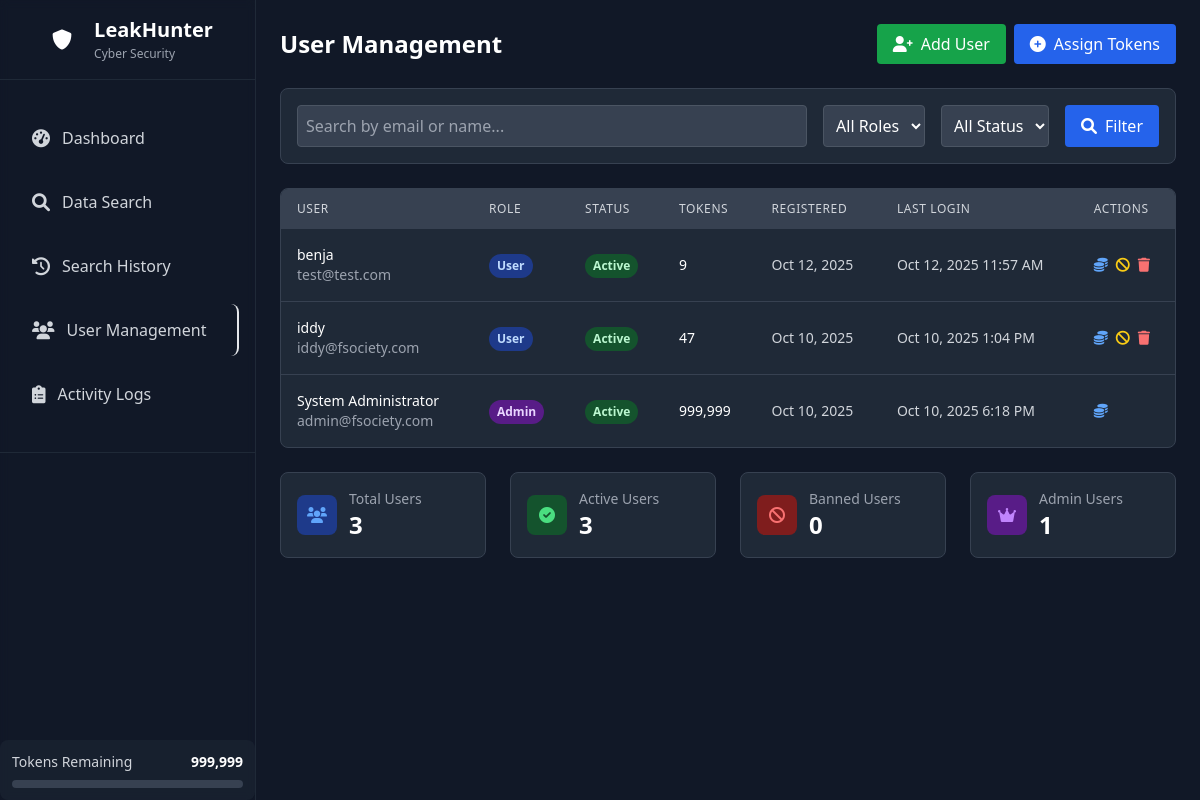
The page /admin/users.php (signed in) on the database its author committed.
### tables this page shows
CREATE TABLE `users` (
  `id` int(11) NOT NULL,
  `email` varchar(255) NOT NULL,
  `password` varchar(255) NOT NULL,
  `full_name` varchar(255) NOT NULL,
  `api_token` varchar(500) DEFAULT NULL,
  `tokens_remaining` int(11) DEFAULT 9,
  `device_id` varchar(64) DEFAULT NULL,
  `role` enum('user','admin') DEFAULT 'user',
  `is_banned` tinyint(1) DEFAULT 0,
  `registration_date` timestamp NULL DEFAULT current_timestamp(),
  `created_at` timestamp NULL DEFAULT current_timestamp(),
  `updated_at` timestamp NULL DEFAULT current_timestamp() ON UPDATE current_timestamp(),
  `last_login` timestamp NULL DEFAULT NULL,
  `is_active` tinyint(1) DEFAULT 1
);

### admin/users.php (the view, shortened to what the rows shown need)
<?php
require_once '../includes/config.php';
$query = "SELECT id, email, full_name, role, is_banned, tokens_remaining, registration_date, last_login FROM users WHERE 1=1";
$params = [];
$query .= " ORDER BY registration_date DESC";
try {
    $db = Database::getInstance()->getConnection();
    $stmt = $db->prepare($query);
    $stmt->execute($params);
    $users = $stmt->fetchAll();
} catch (Exception $e) {
    error_log("Users list error: " . $e->getMessage());
    $users = [];
}
?>
<!DOCTYPE html>
<html lang="en">
<head>
    <script src="https://cdn.tailwindcss.com"></script>
    <link href="https://cdnjs.cloudflare.com/ajax/libs/font-awesome/6.0.0/css/all.min.css" rel="stylesheet">
</head>
<body class="bg-gray-900 min-h-screen text-white">
    <?php include 'sidebar.php'; ?>
    <div class="lg:ml-64 min-h-screen p-6">
        <div class="flex items-center justify-between mb-6">
            <h1 class="text-2xl font-bold">User Management</h1>
        </div>
        <div class="bg-gray-800 rounded-lg border border-gray-700 overflow-hidden">
            <div class="overflow-x-auto">
                <table class="w-full">
                    <thead class="bg-gray-700">
                        <tr>
                            <th class="px-4 py-3 text-left text-xs font-medium text-gray-300 uppercase tracking-wider">User</th>
                            <th class="px-4 py-3 text-left text-xs font-medium text-gray-300 uppercase tracking-wider">Role</th>
                            <th class="px-4 py-3 text-left text-xs font-medium text-gray-300 uppercase tracking-wider">Status</th>
                            <th class="px-4 py-3 text-left text-xs font-medium text-gray-300 uppercase tracking-wider">Tokens</th>
                            <th class="px-4 py-3 text-left text-xs font-medium text-gray-300 uppercase tracking-wider">Registered</th>
                            <th class="px-4 py-3 text-left text-xs font-medium text-gray-300 uppercase tracking-wider">Last Login</th>
                            <th class="px-4 py-3 text-left text-xs font-medium text-gray-300 uppercase tracking-wider">Actions</th>
                        </tr>
                    </thead>
                    <tbody class="divide-y divide-gray-700">
                        <?php foreach ($users as $u): ?>
                            <tr class="hover:bg-gray-700/50">
                                <td class="px-4 py-4">
                                    <div>
                                        <div class="text-sm font-medium text-white"><?php echo htmlspecialchars($u['full_name']); ?></div>
                                        <div class="text-sm text-gray-400"><?php echo htmlspecialchars($u['email']); ?></div>
                                    </div>
                                </td>
                                <td class="px-4 py-4">
                                    <span class="inline-flex px-2 py-1 text-xs font-semibold rounded-full
                                        <?php echo $u['role'] === 'admin' ? 'bg-purple-900 text-purple-200' : 'bg-blue-900 text-blue-200'; ?>">
                                        <?php echo ucfirst($u['role']); ?>
                                    </span>
                                </td>
                                <td class="px-4 py-4">
                                    <span class="inline-flex px-2 py-1 text-xs font-semibold rounded-full
                                        <?php echo $u['is_banned'] ? 'bg-red-900 text-red-200' : 'bg-green-900 text-green-200'; ?>">
                                        <?php echo $u['is_banned'] ? 'Banned' : 'Active'; ?>
                                    </span>
                                </td>
                                <td class="px-4 py-4 text-sm text-white">
                                    <?php echo number_format($u['tokens_remaining']); ?>
                                </td>
                                <td class="px-4 py-4 text-sm text-gray-300">
                                    <?php echo date('M j, Y', strtotime($u['registration_date'])); ?>
                                </td>
                                <td class="px-4 py-4 text-sm text-gray-300">
                                    <?php echo $u['last_login'] ? date('M j, Y g:i A', strtotime($u['last_login'])) : 'Never'; ?>
                                </td>
                                <td class="px-4 py-4 text-sm font-medium">
                                    <div class="flex space-x-2">
                                        <a href="assign_token.php?user_id=<?php echo $u['id']; ?>"
                                           class="text-blue-400 hover:text-blue-300 transition-colors"
                                           title="Assign Tokens">
                                            <i class="fas fa-coins"></i>
                                        </a>
                                        <?php if ($u['role'] !== 'admin'): ?>
                                            <a href="block_user.php?id=<?php echo $u['id']; ?>&action=<?php echo $u['is_banned'] ? 'unban' : 'ban'; ?>"
                                               class="text-<?php echo $u['is_banned'] ? 'green' : 'yellow'; ?>-400 hover:text-<?php echo $u['is_banned'] ? 'green' : 'yellow'; ?>-300 transition-colors"
                                               title="<?php echo $u['is_banned'] ? 'Unban' : 'Ban'; ?> User">
                                                <i class="fas fa-<?php echo $u['is_banned'] ? 'check' : 'ban'; ?>"></i>
                                            </a>
                                            <a href="delete_user.php?id=<?php echo $u['id']; ?>"
                                               class="text-red-400 hover:text-red-300 transition-colors"
                                               title="Delete User"
                                               onclick="return confirm('Are you sure you want to delete this user? This action cannot be undone.')">
                                                <i class="fas fa-trash"></i>
                                            </a>
                                        <?php endif; ?>
                                    </div>
                                </td>
                            </tr>
                        <?php endforeach; ?>
                    </tbody>
                </table>
            </div>
        </div>
    </div>
</body>
</html>

### admin/sidebar.php (shortened to what the rows shown need)
<?php
$user = getUserInfo();
?>
<div id="sidebar" class="fixed inset-y-0 left-0 z-40 w-64 bg-cyber-gray/95 backdrop-blur-sm border-r border-gray-800 transform -translate-x-full lg:translate-x-0 transition-transform duration-300 ease-in-out flex flex-col justify-between">
    <div class="flex flex-col">
        <div class="flex items-center justify-center h-20 px-4 border-b border-gray-800">
            <div class="flex items-center space-x-3">
                <div>
                    <h1 class="text-xl font-bold text-white leading-tight">LeakHunter</h1>
                </div>
            </div>
        </div>
    </div>
        <div class="bg-gray-800/50 rounded-lg p-3 space-y-2">
            <div class="flex items-center justify-between">
                <span class="text-sm text-gray-300">Tokens Remaining</span>
                <span class="text-sm font-bold text-cyber-green"><?php echo number_format($user['tokens_remaining']); ?></span>
            </div>
        </div>
    </div>

### rows shown on the page
users: tokens_remaining "999,999", full_name "System Administrator", email "admin@fsociety.com", role "Admin", is_banned "Active", registration_date "Oct 10, 2025", last_login "Oct 10, 2025 6:18 PM"
users: full_name "benja", email "test@test.com", role "User", is_banned "Active", tokens_remaining "9", registration_date "Oct 12, 2025", last_login "Oct 12, 2025 11:57 AM"
users: full_name "iddy", email "iddy@fsociety.com", role "User", is_banned "Active", tokens_remaining "47", registration_date "Oct 10, 2025", last_login "Oct 10, 2025 1:04 PM"

### other values the page prints
$totalUsers "3"
$activeUsers "3"
$bannedUsers "0"
$adminUsers "1"
